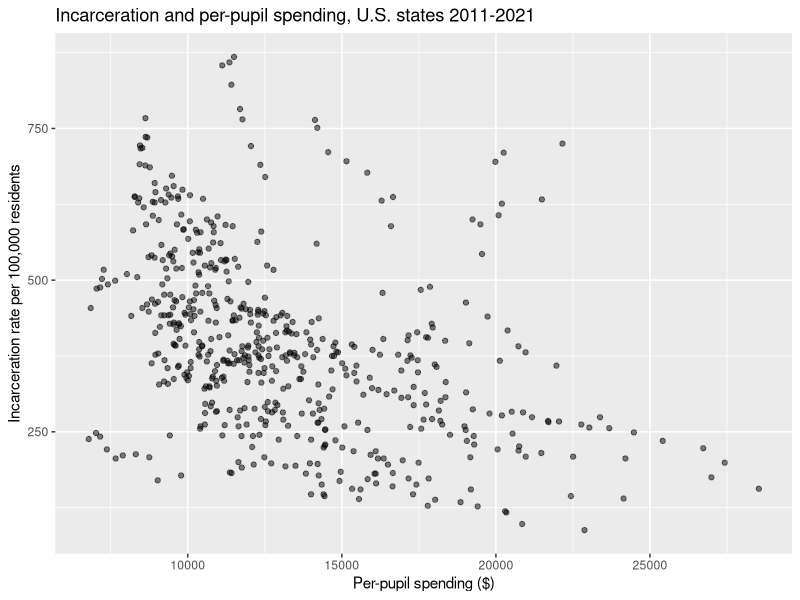
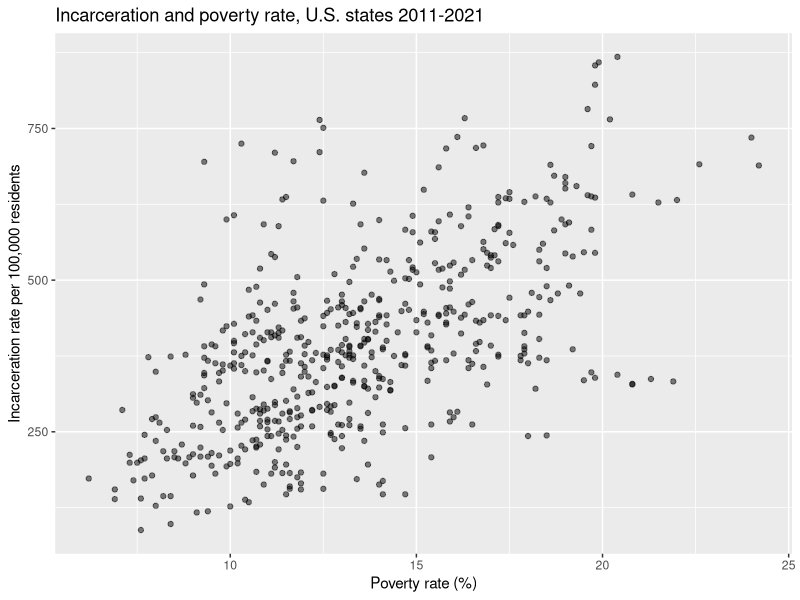

Write the R code that produced these figures, in order.
## ---- chunk 1
#| include: false
library(ggplot2)
library(lmtest)
library(car)
library(plm)
library(sandwich)
## ---- chunk 2
d <- read.csv("data/incarceration data.csv")
## ---- chunk 3
d <- d[!is.na(d$Year), ]
d$X <- NULL
d$X.1 <- NULL
## ---- chunk 4
d$Median.Household.Income.... <- as.numeric(gsub("[ ,]", "", d$Median.Household.Income....))
d$Per.Pupil.Spending..... <- as.numeric(gsub("[ ,]", "", d$Per.Pupil.Spending.....))
## ---- chunk 5
d$High.School.Graduation.Rate.... <- d$High.School.Graduation.Rate.... * 100
d$Poverty.Rate.... <- d$Poverty.Rate.... * 100
d$Children.Living.in.Single.Parent.Households.... <- d$Children.Living.in.Single.Parent.Households.... * 100
d$Gini.Index <- d$Gini.Index * 100
## ---- chunk 6
names(d) <- c("year", "state", "incr", "hsg", "mhi", "gp",
              "pr", "pps", "sph", "pey", "gc", "leo")
d <- d[order(d$state, d$year), ]
str(d)
## ---- chunk 7
summary(d[, 3:12])
## ---- chunk 8
round(cor(d$incr, d[, 4:12]), 4)
## ---- chunk 9
ggplot(d, aes(x = pps, y = incr)) +
geom_point(alpha = 0.5) +
labs(
  x = "Per-pupil spending ($)",
  y = "Incarceration rate per 100,000 residents",
  title = "Incarceration and per-pupil spending, U.S. states 2011-2021"
)
## ---- chunk 10
ggplot(d, aes(x = pr, y = incr)) +
geom_point(alpha = 0.5) +
labs(
  x = "Poverty rate (%)",
  y = "Incarceration rate per 100,000 residents",
  title = "Incarceration and poverty rate, U.S. states 2011-2021"
)
## ---- chunk 11
m <- lm(incr ~ hsg + log(mhi) + gp + pr + log(pps) + sph + pey + gc + leo, data = d)
summary(m)
## ---- chunk 12
resettest(m, power = 2:4)
## ---- chunk 13
bptest(m)
## ---- chunk 14
vif(m)
mean(vif(m))
## ---- chunk 15
pd <- pdata.frame(d, index = c("state", "year"))
pwartest(incr ~ hsg + log(mhi) + gp + pr + log(pps) + sph + pey + gc + leo, data = pd)
## ---- chunk 16
coeftest(m,vcov = NeweyWest(m, lag = 1, prewhite = FALSE))
summary(m)$r.squared
lmtest::waldtest(m, vcov = NeweyWest(m, lag = 1, prewhite = FALSE))
